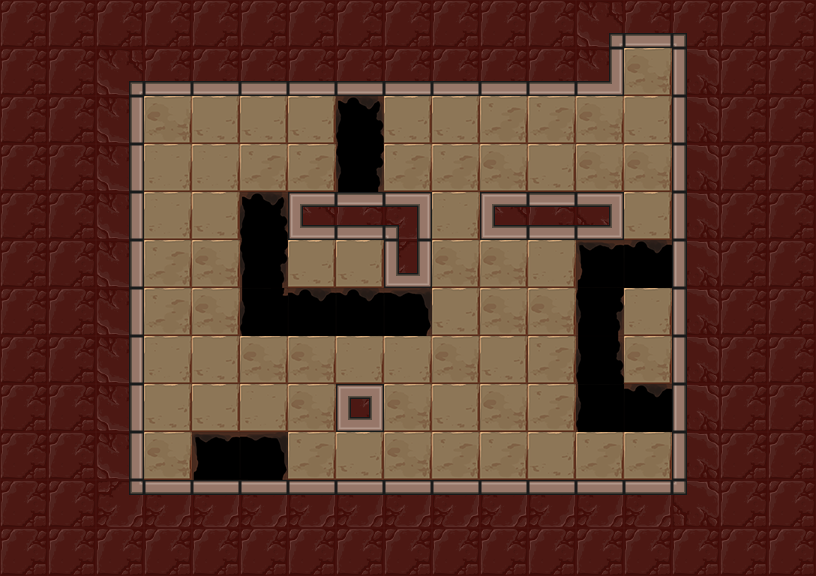

Below is a game level as drawn by its tile map, then a one-line description and the .tmx that defines it (tile-layer data replaced by summaries):
An orthogonal 17x12 tile map with 48x48 px tiles, 3 tile layers (Floor, Holes, Walls), 6 tilesets and 11 objects (7x mirror, lightorb, lightswitch, player_start, exit).

<map version="1.0" orientation="orthogonal" renderorder="right-down" width="17" height="12" tilewidth="48" tileheight="48" nextobjectid="150">
 <tileset firstgid="1" name="walls" tilewidth="48" tileheight="48" tilecount="42">
  <image source="../../images/kongregate_release/wall_sheet.png" width="336" height="288" />
 </tileset>
 <tileset firstgid="43" name="exit" tilewidth="48" tileheight="48" tilecount="12">
  <image source="../../images/kongregate_release/gate_sheet.png" width="192" height="144" />
 </tileset>
 <tileset firstgid="55" name="floors" tilewidth="48" tileheight="48" tilecount="4">
  <image source="../../images/kongregate_release/floor_sheet.png" width="192" height="48" />
 </tileset>
 <tileset firstgid="59" name="holes" tilewidth="48" tileheight="48" tilecount="24">
  <image source="../../images/kongregate_release/hole_sheet.png" width="288" height="192" />
 </tileset>
 <tileset firstgid="83" name="mirrors" tilewidth="48" tileheight="48" tilecount="4">
  <image source="../../images/kongregate_release/mirror_sheet.png" width="96" height="96" />
 </tileset>
 <tileset firstgid="87" name="orb_sheet" tilewidth="48" tileheight="48" tilecount="9">
  <image source="../../images/kongregate_release/orb_sheet.png" width="144" height="144" />
 </tileset>
 <layer name="Floor" width="17" height="12">
  <properties>
   <property name="tileset" value="floors" />
  </properties>
  <data>[204 cells, 65 non-empty, 4 distinct tile ids]</data>
 </layer>
 <layer name="Holes" width="17" height="12">
  <properties>
   <property name="tileset" value="holes" />
  </properties>
  <data>[204 cells, 16 non-empty, 8 distinct tile ids]</data>
 </layer>
 <layer name="Walls" width="17" height="12">
  <properties>
   <property name="tileset" value="walls" />
  </properties>
  <data>[204 cells, 123 non-empty, 16 distinct tile ids]</data>
 </layer>
 <objectgroup name="Objects" />
 <objectgroup name="Mirrors">
  <object id="139" type="mirror" gid="84" x="432" y="480" width="48" height="48">
   <properties>
    <property name="sides" value="1" />
   </properties>
  </object>
  <object id="140" type="mirror" gid="2147483732" x="288" y="432" width="48" height="48">
   <properties>
    <property name="sides" value="1" />
   </properties>
  </object>
  <object id="141" type="mirror" gid="1073741908" x="288" y="288" width="48" height="48">
   <properties>
    <property name="sides" value="1" />
   </properties>
  </object>
  <object id="142" type="mirror" gid="2147483732" x="336" y="288" width="48" height="48">
   <properties>
    <property name="sides" value="1" />
   </properties>
  </object>
  <object id="143" type="mirror" gid="84" x="624" y="384" width="48" height="48">
   <properties>
    <property name="sides" value="1" />
   </properties>
  </object>
  <object id="144" type="mirror" gid="84" x="624" y="336" width="48" height="48">
   <properties>
    <property name="sides" value="1" />
   </properties>
  </object>
  <object id="145" type="mirror" gid="84" x="480" y="480" width="48" height="48">
   <properties>
    <property name="sides" value="1" />
   </properties>
  </object>
 </objectgroup>
 <objectgroup name="Light">
  <object id="146" type="lightorb" gid="91" x="144" y="432" width="48" height="48">
   <properties>
    <property name="direction" value="16" />
   </properties>
  </object>
  <object id="147" type="lightswitch" gid="87" x="624" y="192" width="48" height="48" />
 </objectgroup>
 <objectgroup color="#141ba4" name="player_start">
  <object id="148" type="player_start" x="144" y="432" width="48" height="48">
   <properties>
    <property name="direction_facing" value="16" />
    <property name="initial_zoom" value="0.7" />
   </properties>
  </object>
 </objectgroup>
 <objectgroup color="#71a400" name="Exit">
  <object id="149" type="exit" gid="43" x="624" y="96" width="48" height="48" />
 </objectgroup>
</map>
